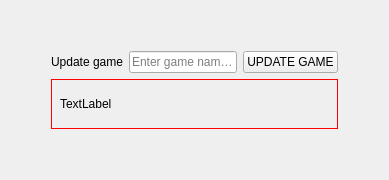
      <widget class="QWidget" name="page_update">
       <layout class="QGridLayout" name="gridLayout_9">
        <item row="1" column="2">
         <layout class="QGridLayout" name="gridLayout_30">
          <item row="0" column="0">
           <widget class="QLabel" name="label_updateGameName">
            <property name="text">
             <string>Update game</string>
            </property>
           </widget>
          </item>
          <item row="0" column="2">
           <widget class="QPushButton" name="pushButton_updateGame">
            <property name="minimumSize">
             <size>
              <width>80</width>
              <height>0</height>
             </size>
            </property>
            <property name="text">
             <string>UPDATE GAME</string>
            </property>
           </widget>
          </item>
          <item row="0" column="1">
           <widget class="QLineEdit" name="lineEdit_updateGameName">
            <property name="placeholderText">
             <string>Enter game name...</string>
            </property>
           </widget>
          </item>
          <item row="1" column="0" colspan="3">
           <widget class="QLabel" name="label_updateGame_error">
            <property name="minimumSize">
             <size>
              <width>0</width>
              <height>50</height>
             </size>
            </property>
            <property name="maximumSize">
             <size>
              <width>16777215</width>
              <height>50</height>
             </size>
            </property>
            <property name="styleSheet">
             <string notr="true">border:1px solid red;
padding: 5px;</string>
            </property>
            <property name="text">
             <string>TextLabel</string>
            </property>
           </widget>
          </item>
         </layout>
        </item>
        <item row="2" column="2">
         <spacer name="verticalSpacer_6">
          <property name="orientation">
           <enum>Qt::Vertical</enum>
          </property>
          <property name="sizeHint" stdset="0">
           <size>
            <width>20</width>
            <height>40</height>
           </size>
          </property>
         </spacer>
        </item>
        <item row="0" column="2">
         <spacer name="verticalSpacer_7">
          <property name="orientation">
           <enum>Qt::Vertical</enum>
          </property>
          <property name="sizeHint" stdset="0">
           <size>
            <width>20</width>
            <height>40</height>
           </size>
          </property>
         </spacer>
        </item>
        <item row="1" column="0">
         <spacer name="horizontalSpacer_7">
          <property name="orientation">
           <enum>Qt::Horizontal</enum>
          </property>
          <property name="sizeHint" stdset="0">
           <size>
            <width>40</width>
            <height>20</height>
           </size>
          </property>
         </spacer>
        </item>
        <item row="1" column="3">
         <spacer name="horizontalSpacer_8">
          <property name="orientation">
           <enum>Qt::Horizontal</enum>
          </property>
          <property name="sizeHint" stdset="0">
           <size>
            <width>40</width>
            <height>20</height>
           </size>
          </property>
         </spacer>
        </item>
       </layout>
      </widget>
